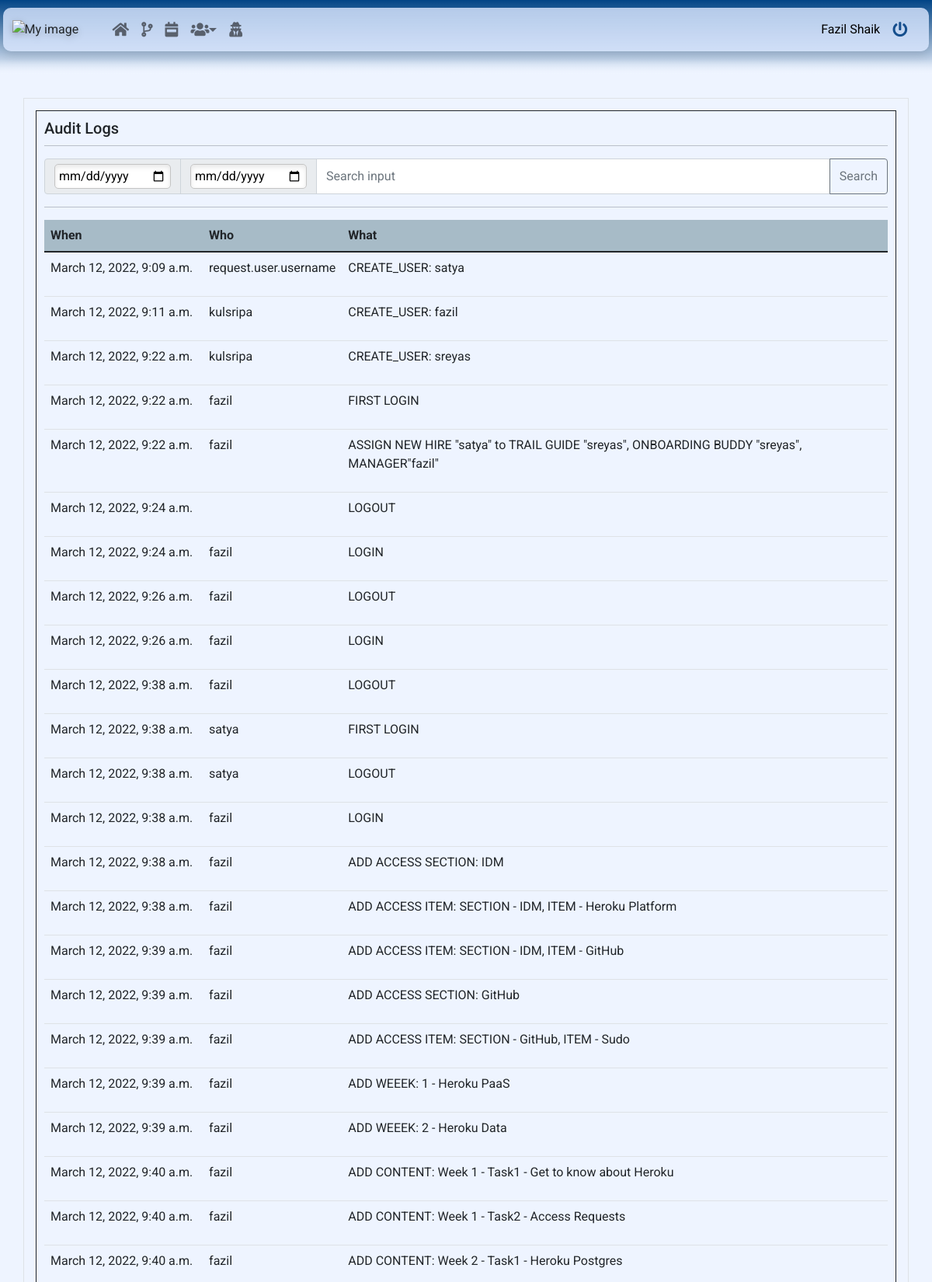
The page /audit/ (signed in, upper part) on the database its author committed.
### Onb_app/models.py (models this page shows, shortened)
class Profile(models.Model):
    user = models.OneToOneField(User, on_delete=models.CASCADE)
    firstname = models.CharField(max_length=50)
    lastname = models.CharField(max_length=50)
    email = models.EmailField(max_length=50)
    firstlogin = models.BooleanField(default=True)
    role = models.CharField(max_length=15, choices=ROLES, default = 'SUPERUSER')
    startdate = models.DateField(max_length=True, default=datetime.datetime.now)
    enddate = models.DateField(max_length=True, default=datetime.datetime.now)

class audit_logger(models.Model):
    timestamp = models.DateTimeField(auto_now_add=True)
    user = models.CharField(max_length=50)
    action = models.CharField(max_length=250)

### Onb_app/views.py (the view)
# urls.py: path('audit/', views.audit),
@login_required(login_url='/login/')
def audit(request):
	if request.user.profile.role=="MANAGER" or request.user.is_superuser:
		audit = audit_logger.objects.all()
		return render(request, 'audit.html', { 'audit':audit, 'title':'Audit Log' })
	else:
		logout(request)
		messages.error(request, "Your account does not have sufficient privileges to perform this action. If you think this is an error, please contact your manager.")
		return redirect('/error/')

### Onb_app/templatetags/markdown_extras.py (called while the page is built)
@register.filter
def convert_markdown(value):
	return markdown.markdown(value)

### Templates/audit.html
{% extends 'base.html' %}
{% load markdown_extras %}
{% block content %}
<div id="weekstable" class="container-md reg_page" style="display: solid;">
	<div class="row border" style="padding: 10px;">
		<div class="col border border-dark user_table">
			<div class="row">
				<div class="col">
					<h5>Audit Logs</h5>
				</div>
			</div>
			<hr style="margin-top:2px">
			<div class="input-group mb-3">
			  <span class="input-group-text">
			  	<input type="date" data-placeholder="Date of birth" placeholder="Date" class="datepicker" id="birthday" name="audit-datepicker1"></span>
			  	<span class="input-group-text">
				<input type="date" class="datepicker" id="birthday" name="audit-datepicker2"></span>
			  <input type="text" class="form-control audit-search" id="basic-url" aria-describedby="basic-addon3" placeholder="Search input">
			  <button class="btn btn-outline-secondary" type="button">Search</button>
			</div>
			<hr>
			<table class="table table-hover table-responsive week_t" >
				<thead class="thead">
					<tr>
						<th scope="col">When</th>
						<th scope="col">Who</th>
						<th scope="col">What</th>
					</tr>
				</thead>
				<tbody>
					{% for audit in audit %}
					<tr>
						<td>{{ audit.timestamp}}</td>
						<td>{{ audit.user | convert_markdown | safe}}</td>
						<td>{{ audit.action | convert_markdown | safe}}</td>
					</tr>
					{% endfor %}
				</tbody>
			</table>
		</div>
	</div>
</div>
{% endblock %}

### Templates/base.html (shortened to what this page needs)
<!DOCTYPE html>
<html>
{% load static %}
<head>
		<link href="https://cdn.jsdelivr.net/npm/bootstrap@5.1.3/dist/css/bootstrap.min.css" rel="stylesheet">
		<link rel="stylesheet" type="text/css" href="{% static '/base.css' %}">
		<link rel="stylesheet" href="https://pro.fontawesome.com/releases/v5.10.0/css/all.css"/>
</head>
<body>
		<nav class="navbar navbar-expand-lg navbar-light bg-light" style="margin-top: 10px;">
		  <div class="container-fluid">
		  	<img src="{% static 'salesforce.png' %}" style="width: 100px; position: absolute; margin-top: 0.0px;   filter: drop-shadow(0 0.2rem 0.25rem rgba(0, 0, 0, 0.2));" alt="My image"/>
		    <div class="collapse navbar-collapse" id="navbarText" style="margin-left: 105px;">
		      <ul class="navbar-nav me-auto mb-2 mb-lg-0">
		        <li class="nav-item">
		          <a class="nav-link fas fa-home" data-bs-toggle="tooltip" data-bs-placement="bottom" title="Onboarding Home" aria-current="page" href="/home/"></a>
		        </li>
		        <li class="nav-item">
		          <a class="nav-link fas fa-code-branch" data-bs-toggle="tooltip" data-bs-placement="bottom" title="Access Requests" href="/access_req/"></a>
		        </li>
		        <li class="nav-item">
		          <a class="nav-link fas fa-calendar-week" data-bs-toggle="tooltip" data-bs-placement="bottom" title="Weeks" href="/weeks/"></a>
		        </li>
		        {% if user.profile.role == "MANAGER" or user.is_superuser %}
		        <li class="nav-item dropdown">
		          <a class="nav-link dropdown-toggle fas fa-users" data-bs-toggle="dropdown" role="button" aria-expanded="false" title="Users"></a>
		        </li>
		        <li class="nav-item">
		          <a class="nav-link fas fa-solid fa-user-secret" data-bs-toggle="tooltip" data-bs-placement="bottom" title="Audit Log" href="/audit/"></a>
		        </li>
		        {% endif %}
		      </ul>
		      <a class="nav-link currentuser" data-bs-toggle="tooltip" data-bs-placement="bottom" title="My Profile" href="/profile/">
		        {{ user.profile.firstname }} {{user.profile.lastname}}
		      </a>
	        <a class="nav-link fas fa-power-off" data-bs-toggle="tooltip" data-bs-placement="bottom" title="Logout" href="/logout/">
	        </a>
		    </div>
		  </div>
		</nav>
	{% block content %}
	{% endblock %}
</body>
</html>

### Onb_app/static/base.css (style rules this page uses)
body { background-color: #a6bac6; background-image: linear-gradient(0deg, #6d9356 15%, #eef4ff 25%); font-family: 'Roboto', sans-serif; height: 100%; background-repeat: no-repeat; background-attachment: fixed; animation: fadeInAnimation ease 1s; animation-iteration-count: 1; animation-fill-mode: forwards; margin-bottom: 100px; }
.bg-light { border-radius: 10px; background-color: rgba(219, 232, 255, 0.8 )!important; box-shadow: 0 6px 12px 0 rgba(0, 0, 0, 0.1), 0 0px 0px 0 rgba(0, 0, 0, 0.1); }
.reg_page { background-color: rgba(238,244,255, 0.8 )!important; margin: auto; margin-top: 5%; min-width: 350px; border-radius: 4px; }
.navbar { min-width: 350px; margin: 0.3%; }
.fa-power-off { color: #154e8d; padding: 0px; margin-right: 1rem; }
.fas { transition: .3s ease-out; font-size: 1.2rem; }
.currentuser { color: black; }
.user_table { margin: 5px; overflow: auto; padding: 10px; min-width: 30px; }
.thead { background-color: #A7BBC7; }
th { font-weight: bold; }
.container-md { min-width: 350px; }
input[type="date"]::before { content: attr(data-placeholder); width: 100%; }
input[type="date"]:focus::before, input[type="date"]:valid::before { display: none }
.datepicker { border: 1px solid #c4c4c4; border-radius: 5px; background-color: #fff; padding: 3px 5px; box-shadow: inset 0 3px 6px rgba(0,0,0,0.1); width: 150px; }

### rows shown on the page
audit_logger: timestamp "March 12, 2022, 9:09 a.m.", user|convert_markdown "request.user.username", action|convert_markdown "CREATE_USER: satya"
audit_logger: timestamp "March 12, 2022, 9:11 a.m.", user|convert_markdown "kulsripa", action|convert_markdown "CREATE_USER: fazil"
audit_logger: timestamp "March 12, 2022, 9:22 a.m.", user|convert_markdown "kulsripa", action|convert_markdown "CREATE_USER: sreyas"
audit_logger: timestamp "March 12, 2022, 9:22 a.m.", user|convert_markdown "fazil", action|convert_markdown "FIRST LOGIN"
audit_logger: timestamp "March 12, 2022, 9:22 a.m.", user|convert_markdown "fazil", action|convert_markdown "ASSIGN NEW HIRE \"satya\" to TRAIL GUIDE \"sreyas\", ONBOARDING BUDDY \"sreyas\", MANAGER\"fazil\""
audit_logger: timestamp "March 12, 2022, 9:24 a.m.", action|convert_markdown "LOGOUT"
audit_logger: timestamp "March 12, 2022, 9:24 a.m.", user|convert_markdown "fazil", action|convert_markdown "LOGIN"
audit_logger: timestamp "March 12, 2022, 9:26 a.m.", user|convert_markdown "fazil", action|convert_markdown "LOGOUT"
audit_logger: timestamp "March 12, 2022, 9:26 a.m.", user|convert_markdown "fazil", action|convert_markdown "LOGIN"
audit_logger: timestamp "March 12, 2022, 9:38 a.m.", user|convert_markdown "fazil", action|convert_markdown "LOGOUT"
audit_logger: timestamp "March 12, 2022, 9:38 a.m.", user|convert_markdown "satya", action|convert_markdown "FIRST LOGIN"
audit_logger: timestamp "March 12, 2022, 9:38 a.m.", user|convert_markdown "satya", action|convert_markdown "LOGOUT"
audit_logger: timestamp "March 12, 2022, 9:38 a.m.", user|convert_markdown "fazil", action|convert_markdown "LOGIN"
audit_logger: timestamp "March 12, 2022, 9:38 a.m.", user|convert_markdown "fazil", action|convert_markdown "ADD ACCESS SECTION: IDM"
audit_logger: timestamp "March 12, 2022, 9:38 a.m.", user|convert_markdown "fazil", action|convert_markdown "ADD ACCESS ITEM: SECTION - IDM, ITEM - Heroku Platform"
audit_logger: timestamp "March 12, 2022, 9:39 a.m.", user|convert_markdown "fazil", action|convert_markdown "ADD ACCESS ITEM: SECTION - IDM, ITEM - GitHub"
audit_logger: timestamp "March 12, 2022, 9:39 a.m.", user|convert_markdown "fazil", action|convert_markdown "ADD ACCESS SECTION: GitHub"
audit_logger: timestamp "March 12, 2022, 9:39 a.m.", user|convert_markdown "fazil", action|convert_markdown "ADD ACCESS ITEM: SECTION - GitHub, ITEM - Sudo"
audit_logger: timestamp "March 12, 2022, 9:39 a.m.", user|convert_markdown "fazil", action|convert_markdown "ADD WEEEK: 1 - Heroku PaaS"
audit_logger: timestamp "March 12, 2022, 9:39 a.m.", user|convert_markdown "fazil", action|convert_markdown "ADD WEEEK: 2 - Heroku Data"
audit_logger: timestamp "March 12, 2022, 9:40 a.m.", user|convert_markdown "fazil", action|convert_markdown "ADD CONTENT: Week 1 - Task1 - Get to know about Heroku"
audit_logger: timestamp "March 12, 2022, 9:40 a.m.", user|convert_markdown "fazil", action|convert_markdown "ADD CONTENT: Week 1 - Task2 - Access Requests"
audit_logger: timestamp "March 12, 2022, 9:40 a.m.", user|convert_markdown "fazil", action|convert_markdown "ADD CONTENT: Week 2 - Task1 - Heroku Postgres"

### other values the page prints
{{ user.profile.firstname }} "Fazil"
{{ user.profile.lastname }} "Shaik"
